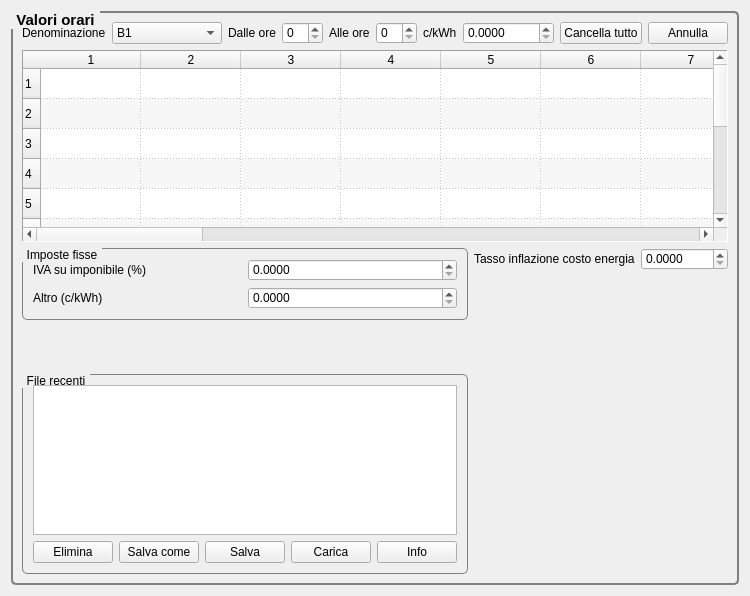
     <widget class="QWidget" name="page">
      <layout class="QGridLayout" name="gridLayout_26">
       <item row="0" column="0">
        <widget class="QGroupBox" name="groupBands">
         <property name="sizePolicy">
          <sizepolicy hsizetype="Expanding" vsizetype="Expanding">
           <horstretch>0</horstretch>
           <verstretch>0</verstretch>
          </sizepolicy>
         </property>
         <property name="font">
          <font>
           <pointsize>11</pointsize>
           <weight>75</weight>
           <bold>true</bold>
          </font>
         </property>
         <property name="styleSheet">
          <string notr="true">QGroupBox {
     background-color: qlineargradient(x1: 0, y1: 0, x2: 0, y2: 1,
                                       stop: 0 #E0E0E0, stop: 1 #FFFFFF);
     border: 2px solid gray;
     border-radius: 5px;
     margin-top: 4ex; /* leave space at the top for the title */
 }
QGroupBox::title {
     subcontrol-origin: margin;
     subcontrol-position: top left; /* position at the top center */
     padding: 0 3px;
      
 }</string>
         </property>
         <property name="title">
          <string>Valori orari</string>
         </property>
         <layout class="QGridLayout" name="gridLayout_16">
          <item row="0" column="0" colspan="2">
           <layout class="QGridLayout" name="gridLayout">
            <item row="0" column="0">
             <widget class="QLabel" name="label_5">
              <property name="text">
               <string>Denominazione</string>
              </property>
             </widget>
            </item>
            <item row="0" column="1">
             <widget class="QComboBox" name="comboBands">
              <item>
               <property name="text">
                <string>B1</string>
               </property>
              </item>
              <item>
               <property name="text">
                <string>B2</string>
               </property>
              </item>
              <item>
               <property name="text">
                <string>B3</string>
               </property>
              </item>
              <item>
               <property name="text">
                <string>B4</string>
               </property>
              </item>
              <item>
               <property name="text">
                <string>B5</string>
               </property>
              </item>
              <item>
               <property name="text">
                <string>B6</string>
               </property>
              </item>
              <item>
               <property name="text">
                <string>B1 (sabato)</string>
               </property>
              </item>
              <item>
               <property name="text">
                <string>B2 (sabato)</string>
               </property>
              </item>
              <item>
               <property name="text">
                <string>B3 (sabato)</string>
               </property>
              </item>
              <item>
               <property name="text">
                <string>B1 (domenica)</string>
               </property>
              </item>
              <item>
               <property name="text">
                <string>B2 (domenica)</string>
               </property>
              </item>
              <item>
               <property name="text">
                <string>B3 (domenica)</string>
               </property>
              </item>
             </widget>
            </item>
            <item row="0" column="2">
             <widget class="QLabel" name="label_7">
              <property name="text">
               <string>Dalle ore</string>
              </property>
             </widget>
            </item>
            <item row="0" column="3">
             <widget class="QSpinBox" name="spinDa">
              <property name="maximum">
               <number>23</number>
              </property>
             </widget>
            </item>
            <item row="0" column="4">
             <widget class="QLabel" name="label_6">
              <property name="text">
               <string>Alle ore</string>
              </property>
             </widget>
            </item>
            <item row="0" column="5">
             <widget class="QSpinBox" name="spinA">
              <property name="maximum">
               <number>23</number>
              </property>
             </widget>
            </item>
            <item row="0" column="6">
             <widget class="QLabel" name="label_8">
              <property name="text">
               <string>c/kWh</string>
              </property>
             </widget>
            </item>
            <item row="0" column="7">
             <widget class="QDoubleSpinBox" name="dValue">
              <property name="decimals">
               <number>4</number>
              </property>
              <property name="maximum">
               <double>10000.000000000000000</double>
              </property>
             </widget>
            </item>
            <item row="0" column="8">
             <widget class="QPushButton" name="pushClearAllBands">
              <property name="text">
               <string>Cancella tutto</string>
              </property>
             </widget>
            </item>
            <item row="0" column="9">
             <widget class="QPushButton" name="pushUndo">
              <property name="text">
               <string>Annulla</string>
              </property>
             </widget>
            </item>
           </layout>
          </item>
          <item row="1" column="0" colspan="2">
           <widget class="QTableWidget" name="tableBandsView">
            <property name="minimumSize">
             <size>
              <width>0</width>
              <height>0</height>
             </size>
            </property>
            <property name="frameShape">
             <enum>QFrame::Panel</enum>
            </property>
            <property name="frameShadow">
             <enum>QFrame::Sunken</enum>
            </property>
            <property name="alternatingRowColors">
             <bool>true</bool>
            </property>
            <property name="gridStyle">
             <enum>Qt::DotLine</enum>
            </property>
            <property name="rowCount">
             <number>12</number>
            </property>
            <property name="columnCount">
             <number>24</number>
            </property>
            <attribute name="horizontalHeaderShowSortIndicator" stdset="0">
             <bool>false</bool>
            </attribute>
            <attribute name="horizontalHeaderStretchLastSection">
             <bool>false</bool>
            </attribute>
            <row/>
            <row/>
            <row/>
            <row/>
            <row/>
            <row/>
            <row/>
            <row/>
            <row/>
            <row/>
            <row/>
            <row/>
            <column/>
            <column/>
            <column/>
            <column/>
            <column/>
            <column/>
            <column/>
            <column/>
            <column/>
            <column/>
            <column/>
            <column/>
            <column/>
            <column/>
            <column/>
            <column/>
            <column/>
            <column/>
            <column/>
            <column/>
            <column/>
            <column/>
            <column/>
            <column/>
           </widget>
          </item>
          <item row="2" column="0" rowspan="2">
           <widget class="QGroupBox" name="groupBox_10">
            <property name="sizePolicy">
             <sizepolicy hsizetype="Preferred" vsizetype="Expanding">
              <horstretch>0</horstretch>
              <verstretch>0</verstretch>
             </sizepolicy>
            </property>
            <property name="toolTip">
             <string>&lt;p&gt; Imposte pagate in bolletta, come IVA, Erario, Accisa&lt;/p&gt;</string>
            </property>
            <property name="styleSheet">
             <string notr="true">QGroupBox::title {
     subcontrol-origin: margin;
     subcontrol-position: top left; /* position at the top center */
     padding: 0 3px;
      
 }
QGroupBox {
      
     border: 1px solid gray;
     border-radius: 5px;
     margin-top: 2ex; /* leave space at the top for the title */
 }</string>
            </property>
            <property name="title">
             <string>Imposte fisse</string>
            </property>
            <layout class="QGridLayout" name="gridLayout_28">
             <item row="0" column="0">
              <widget class="QLabel" name="label_81">
               <property name="text">
                <string>IVA su imponibile (%)</string>
               </property>
              </widget>
             </item>
             <item row="0" column="1">
              <widget class="QDoubleSpinBox" name="dVATonEn">
               <property name="sizePolicy">
                <sizepolicy hsizetype="Minimum" vsizetype="Fixed">
                 <horstretch>0</horstretch>
                 <verstretch>0</verstretch>
                </sizepolicy>
               </property>
               <property name="toolTip">
                <string>&lt;p&gt; Imposte pagate in bolletta, come Erario, Accisa&lt;/p&gt;</string>
               </property>
               <property name="decimals">
                <number>4</number>
               </property>
               <property name="maximum">
                <double>100.000000000000000</double>
               </property>
              </widget>
             </item>
             <item row="1" column="0">
              <widget class="QLabel" name="label_82">
               <property name="text">
                <string>Altro (c/kWh)</string>
               </property>
              </widget>
             </item>
             <item row="1" column="1">
              <widget class="QDoubleSpinBox" name="dIMPkWh">
               <property name="sizePolicy">
                <sizepolicy hsizetype="Minimum" vsizetype="Fixed">
                 <horstretch>0</horstretch>
                 <verstretch>0</verstretch>
                </sizepolicy>
               </property>
               <property name="toolTip">
                <string>&lt;p&gt; Imposte pagate in bolletta, Erario, Accisa&lt;/p&gt;</string>
               </property>
               <property name="decimals">
                <number>4</number>
               </property>
               <property name="maximum">
                <double>2000000.000000000000000</double>
               </property>
              </widget>
             </item>
            </layout>
           </widget>
          </item>
          <item row="2" column="1">
           <layout class="QHBoxLayout" name="horizontalLayout_2">
            <item>
             <widget class="QLabel" name="label_66">
              <property name="text">
               <string>Tasso inflazione costo energia</string>
              </property>
             </widget>
            </item>
            <item>
             <widget class="QDoubleSpinBox" name="dBandsInflationRate">
              <property name="sizePolicy">
               <sizepolicy hsizetype="Minimum" vsizetype="Fixed">
                <horstretch>0</horstretch>
                <verstretch>0</verstretch>
               </sizepolicy>
              </property>
              <property name="decimals">
               <number>4</number>
              </property>
              <property name="maximum">
               <double>100.000000000000000</double>
              </property>
             </widget>
            </item>
           </layout>
          </item>
          <item row="3" column="1">
           <spacer name="horizontalSpacer">
            <property name="orientation">
             <enum>Qt::Horizontal</enum>
            </property>
            <property name="sizeHint" stdset="0">
             <size>
              <width>211</width>
              <height>20</height>
             </size>
            </property>
           </spacer>
          </item>
          <item row="4" column="0">
           <widget class="QLabel" name="label_4">
            <property name="minimumSize">
             <size>
              <width>90</width>
              <height>18</height>
             </size>
            </property>
            <property name="text">
             <string/>
            </property>
            <property name="wordWrap">
             <bool>true</bool>
            </property>
           </widget>
          </item>
          <item row="5" column="0">
           <widget class="QLabel" name="label_3">
            <property name="minimumSize">
             <size>
              <width>90</width>
              <height>18</height>
             </size>
            </property>
            <property name="text">
             <string/>
            </property>
            <property name="wordWrap">
             <bool>true</bool>
            </property>
           </widget>
          </item>
          <item row="6" column="0">
           <widget class="QGroupBox" name="groupBox_11">
            <property name="sizePolicy">
             <sizepolicy hsizetype="MinimumExpanding" vsizetype="Expanding">
              <horstretch>0</horstretch>
              <verstretch>0</verstretch>
             </sizepolicy>
            </property>
            <property name="minimumSize">
             <size>
              <width>0</width>
              <height>0</height>
             </size>
            </property>
            <property name="maximumSize">
             <size>
              <width>16777215</width>
              <height>200</height>
             </size>
            </property>
            <property name="styleSheet">
             <string notr="true">QGroupBox {
     background-color: qlineargradient(x1: 0, y1: 0, x2: 0, y2: 1,
                                       stop: 0 #E0E0E0, stop: 1 #FFFFFF);
     border: 1px solid gray;
     border-radius: 5px;
     margin-top: 4ex; /* leave space at the top for the title */
 }
QGroupBox::title {
     subcontrol-origin: margin;
     subcontrol-position: top left; /* position at the top center */
     padding: 0 3px;
      
 }</string>
            </property>
            <property name="title">
             <string>File recenti</string>
            </property>
            <layout class="QGridLayout" name="gridLayout_13">
             <item row="0" column="0">
              <widget class="QListView" name="listBands">
               <property name="sizePolicy">
                <sizepolicy hsizetype="MinimumExpanding" vsizetype="Expanding">
                 <horstretch>0</horstretch>
                 <verstretch>0</verstretch>
                </sizepolicy>
               </property>
               <property name="minimumSize">
                <size>
                 <width>144</width>
                 <height>53</height>
                </size>
               </property>
              </widget>
             </item>
             <item row="1" column="0">
              <layout class="QHBoxLayout" name="horizontalLayout">
               <item>
                <widget class="QPushButton" name="pushCutBandFile">
                 <property name="text">
                  <string>Elimina</string>
                 </property>
                </widget>
               </item>
               <item>
                <widget class="QPushButton" name="pushSaveBandsAs">
                 <property name="text">
                  <string>Salva come</string>
                 </property>
                </widget>
               </item>
               <item>
                <widget class="QPushButton" name="pushSaveBands">
                 <property name="text">
                  <string>Salva</string>
                 </property>
                 <property name="icon">
                  <iconset>
                   <normaloff>:/images/save.png</normaloff>:/images/save.png</iconset>
                 </property>
                </widget>
               </item>
               <item>
                <widget class="QPushButton" name="pushLoadBands">
                 <property name="text">
                  <string>Carica</string>
                 </property>
                 <property name="icon">
                  <iconset>
                   <normaloff>:/images/open.png</normaloff>:/images/open.png</iconset>
                 </property>
                </widget>
               </item>
               <item>
                <widget class="QPushButton" name="pushInfoBands">
                 <property name="text">
                  <string>Info</string>
                 </property>
                </widget>
               </item>
              </layout>
             </item>
            </layout>
           </widget>
          </item>
          <item row="6" column="1">
           <widget class="QwtPlot" name="qwtBands">
            <property name="sizePolicy">
             <sizepolicy hsizetype="Expanding" vsizetype="Expanding">
              <horstretch>0</horstretch>
              <verstretch>0</verstretch>
             </sizepolicy>
            </property>
            <property name="maximumSize">
             <size>
              <width>16777215</width>
              <height>200</height>
             </size>
            </property>
           </widget>
          </item>
         </layout>
        </widget>
       </item>
      </layout>
     </widget>
